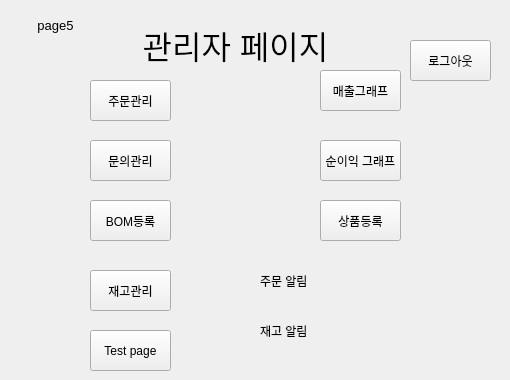
   <widget class="QWidget" name="page_6">
    <widget class="QLabel" name="label_7">
     <property name="geometry">
      <rect>
       <x>110</x>
       <y>20</y>
       <width>251</width>
       <height>51</height>
      </rect>
     </property>
     <property name="text">
      <string>&lt;html&gt;&lt;head/&gt;&lt;body&gt;&lt;p align=&quot;center&quot;&gt;&lt;span style=&quot; font-size:24pt;&quot;&gt;관리자 페이지&lt;/span&gt;&lt;/p&gt;&lt;/body&gt;&lt;/html&gt;</string>
     </property>
    </widget>
    <widget class="QPushButton" name="see_order_btn">
     <property name="geometry">
      <rect>
       <x>90</x>
       <y>80</y>
       <width>81</width>
       <height>41</height>
      </rect>
     </property>
     <property name="text">
      <string>주문관리</string>
     </property>
    </widget>
    <widget class="QPushButton" name="see_qna_btn">
     <property name="geometry">
      <rect>
       <x>90</x>
       <y>140</y>
       <width>81</width>
       <height>41</height>
      </rect>
     </property>
     <property name="text">
      <string>문의관리</string>
     </property>
    </widget>
    <widget class="QPushButton" name="bom_btn">
     <property name="geometry">
      <rect>
       <x>90</x>
       <y>200</y>
       <width>81</width>
       <height>41</height>
      </rect>
     </property>
     <property name="text">
      <string>BOM등록</string>
     </property>
    </widget>
    <widget class="QPushButton" name="inventory_btn">
     <property name="geometry">
      <rect>
       <x>90</x>
       <y>270</y>
       <width>81</width>
       <height>41</height>
      </rect>
     </property>
     <property name="text">
      <string>재고관리</string>
     </property>
    </widget>
    <widget class="QPushButton" name="netprofit_btn">
     <property name="geometry">
      <rect>
       <x>320</x>
       <y>140</y>
       <width>81</width>
       <height>41</height>
      </rect>
     </property>
     <property name="text">
      <string>순이익 그래프</string>
     </property>
    </widget>
    <widget class="QPushButton" name="sales_btn">
     <property name="geometry">
      <rect>
       <x>320</x>
       <y>70</y>
       <width>81</width>
       <height>41</height>
      </rect>
     </property>
     <property name="text">
      <string>매출그래프</string>
     </property>
    </widget>
    <widget class="QLabel" name="page5">
     <property name="geometry">
      <rect>
       <x>20</x>
       <y>10</y>
       <width>71</width>
       <height>31</height>
      </rect>
     </property>
     <property name="text">
      <string>&lt;html&gt;&lt;head/&gt;&lt;body&gt;&lt;p align=&quot;center&quot;&gt;&lt;span style=&quot; font-size:10pt;&quot;&gt;page5&lt;/span&gt;&lt;/p&gt;&lt;/body&gt;&lt;/html&gt;</string>
     </property>
    </widget>
    <widget class="QPushButton" name="add_menu_btn">
     <property name="geometry">
      <rect>
       <x>320</x>
       <y>200</y>
       <width>81</width>
       <height>41</height>
      </rect>
     </property>
     <property name="text">
      <string>상품등록</string>
     </property>
    </widget>
    <widget class="QPushButton" name="admin_logout_btn">
     <property name="geometry">
      <rect>
       <x>410</x>
       <y>40</y>
       <width>81</width>
       <height>41</height>
      </rect>
     </property>
     <property name="text">
      <string>로그아웃</string>
     </property>
    </widget>
    <widget class="QLabel" name="order_alarm_lbl">
     <property name="geometry">
      <rect>
       <x>260</x>
       <y>260</y>
       <width>241</width>
       <height>41</height>
      </rect>
     </property>
     <property name="text">
      <string>주문 알림</string>
     </property>
    </widget>
    <widget class="QLabel" name="inventory_alarm_lbl">
     <property name="geometry">
      <rect>
       <x>260</x>
       <y>310</y>
       <width>241</width>
       <height>41</height>
      </rect>
     </property>
     <property name="text">
      <string>재고 알림</string>
     </property>
    </widget>
    <widget class="QPushButton" name="Testpage_btn">
     <property name="geometry">
      <rect>
       <x>90</x>
       <y>330</y>
       <width>81</width>
       <height>41</height>
      </rect>
     </property>
     <property name="text">
      <string>Test page</string>
     </property>
    </widget>
   </widget>
